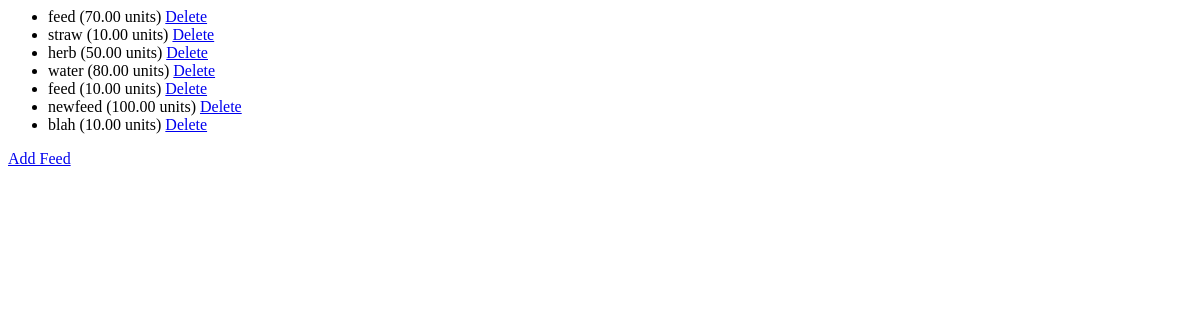
The app's page /feeds/, older data.
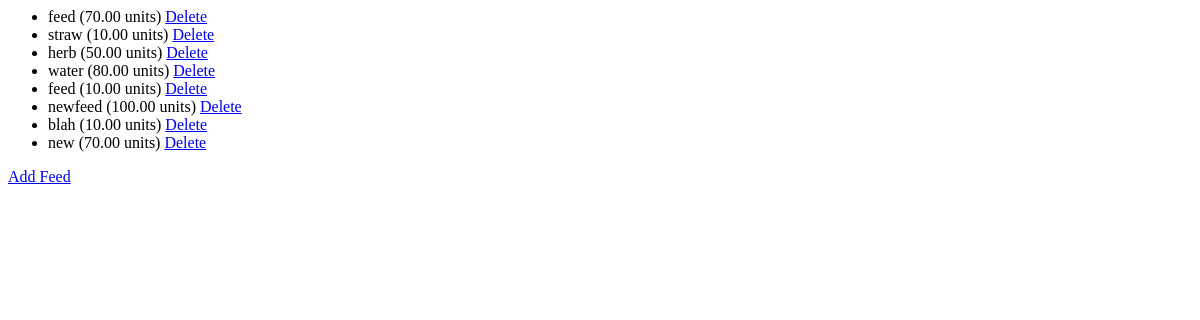
The same page, newer data.
### farm/models.py (models this page shows, shortened)
class Feed(models.Model):
      name=models.CharField(max_length=100)
      amount=models.DecimalField(max_digits=10,decimal_places=2, default=0.0)

### farm/views.py (the view)
# urls.py: path('feeds/', views.feed_list, name='feed_list'),
def feed_list(request):
    return list_model(request, Feed, 'farm/feed.html', 'feeds')

### farm/views.py (called while the page is built)
def list_model(request, model, template_name, context_name):
    items = model.objects.all()
    context = {context_name: items}
    return render(request, template_name, context)

### templates/farm/feed.html
<ul>
    {% for feed in feeds %}
        <li>{{ feed.name }} ({{ feed.amount }} units)
            <a href="{% url 'delete_feed' feed.id %}">Delete</a>
        </li>
    {% endfor %}
</ul>
<a href="{% url 'add_feed' %}">Add Feed</a>

Row changes from the older to the newer data that the page shows:
added Feed: name "new", amount "70.00"
